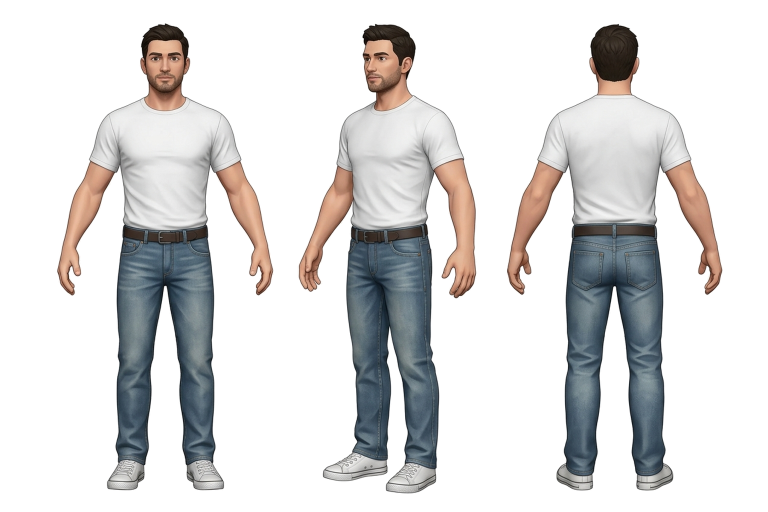
#> input picture renders/buoc_01/001 Dude mặc định.webp, 1536 x 1024 px (shown at 1/2 size)
$ python optimize_textures.py ../../renders/buoc_01
#> lines starting #> are read from the running program, lines starting #| are printed output that depends on the picture
#!/usr/bin/env python3
"""Mobile texture budget optimizer for Dude Chaos Wars (§1.9.7 & §3.3).

Clamps oversized textures to mobile atlas caps (default 2048 for vehicles/buildings,
1024 for props/small assets), aligns dimensions to multiples of 4 for ASTC/ETC2 block
compression, strips non-essential metadata, and reports byte savings.
"""

from __future__ import annotations

import argparse
import sys
from pathlib import Path
from PIL import Image

LARGE_PREFIXES = ("VEH_", "BLD_", "veh_", "bld_")


def target_cap_for(filename: str, default_max: int) -> int:
    if filename.startswith(LARGE_PREFIXES):
        return max(default_max, 2048)
    return default_max


def align_multiple_of_4(val: int) -> int:
    return max(4, (val // 4) * 4)


def process_texture(src: Path, dst: Path, max_dim: int, dry_run: bool) -> tuple[int, int, bool]:
#> called with max_dim = 1024, dry_run = False
    orig_bytes = src.stat().st_size
    cap = target_cap_for(src.name, max_dim)

    with Image.open(src) as img:
#> img is the input picture: PIL image 1536x1024 RGB; mean R, G, B 218.7, 218, 217.9
        w, h = img.size
#> w = 1536; h = 1024
        scale = min(1.0, cap / max(w, h))
#> scale = 0.667
        new_w = align_multiple_of_4(int(round(w * scale)))
#> new_w = 1024
        new_h = align_multiple_of_4(int(round(h * scale)))
#> new_h = 680
        resized = (new_w, new_h) != (w, h)
#> resized = True

        if dry_run:
            return orig_bytes, orig_bytes, resized

        work = img.resize((new_w, new_h), Image.Resampling.LANCZOS) if resized else img.copy()
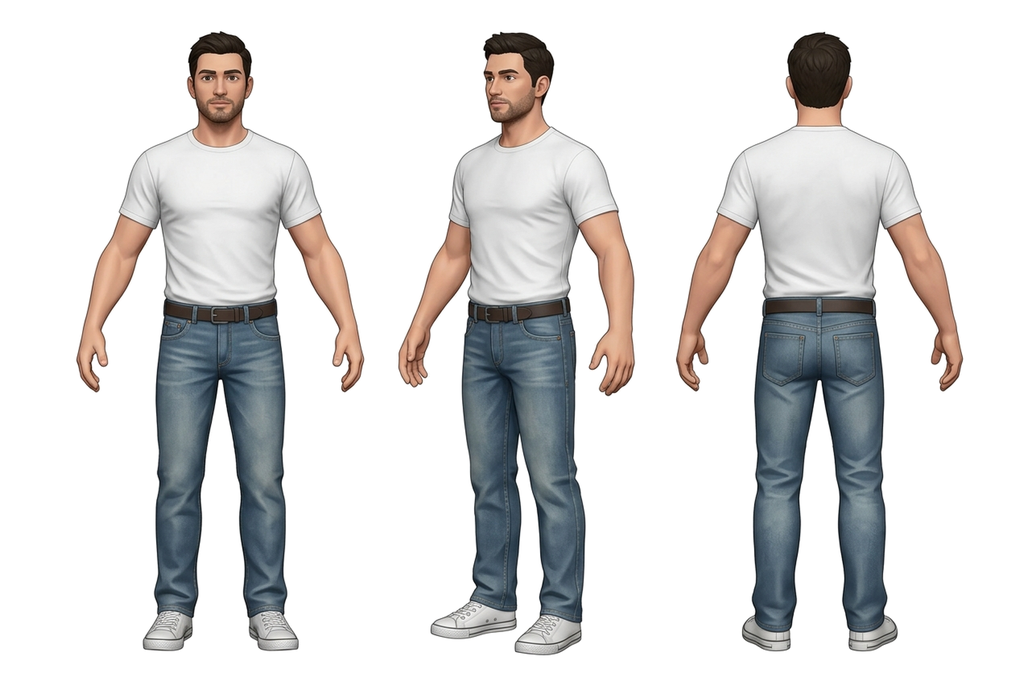
#> work: PIL image 1024x680 RGB; mean R, G, B 218.7, 217.9, 217.8
        dst.parent.mkdir(parents=True, exist_ok=True)
        suffix = dst.suffix.lower()
        if suffix == ".webp":
            work.save(dst, format="WEBP", lossless=True, method=4)
        else:
            work.save(dst, format="PNG", optimize=True)

    new_bytes = dst.stat().st_size
    return orig_bytes, new_bytes, resized


def main() -> int:
    parser = argparse.ArgumentParser(description="Optimize textures for Android URP budget")
    parser.add_argument("input_dir", type=Path, help="Input directory containing PNG/WebP textures")
    parser.add_argument("--out", type=Path, default=None, help="Output directory (defaults to in-place)")
    parser.add_argument("--max-size", type=int, default=1024, help="Default max dimension for props (default: 1024)")
    parser.add_argument("--dry-run", action="store_true", help="Inspect without writing files")
    args = parser.parse_args()

    in_dir: Path = args.input_dir
    out_dir: Path = args.out or in_dir
    if not in_dir.is_dir():
        print(f"ERROR: directory not found: {in_dir}", file=sys.stderr)
        return 1

    files = sorted(
        p for p in in_dir.rglob("*") if p.is_file() and p.suffix.lower() in (".png", ".webp")
    )
    total_before = 0
    total_after = 0
    resized_count = 0

    for src in files:
        rel = src.relative_to(in_dir)
        dst = out_dir / rel
        before, after, resized = process_texture(src, dst, args.max_size, args.dry_run)
#> before = 532826; after = 282926; resized = True
        total_before += before
#> total_before = 532826
        total_after += after
#> total_after = 282926
        if resized:
            resized_count += 1
#> pass 2 of the loop in main, `for src in files:`:
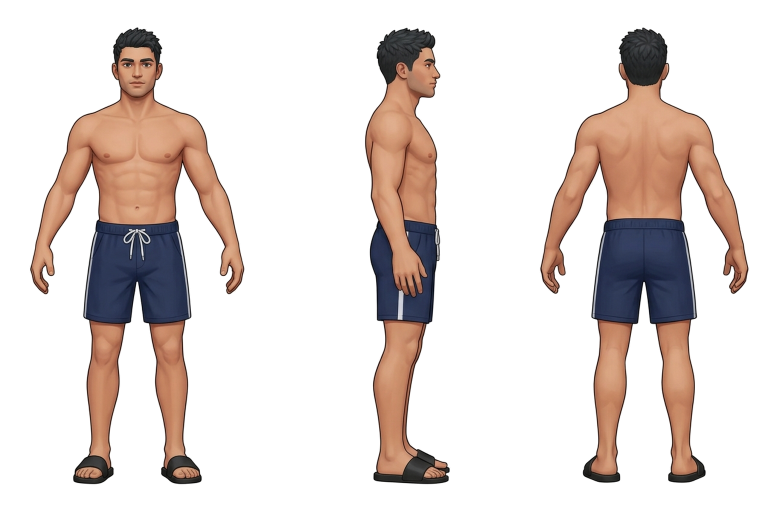
#> input picture renders/buoc_01/008 Dude đồ bơi.webp, 1536 x 1024 px (shown at 1/2 size)
#> in process_texture, img is the input picture: PIL image 1536x1024 RGB; mean R, G, B 226, 216.3, 212.4
#> in process_texture (call 2), `work = img.resize((new_w, new_h), Image.Resampling.LANCZOS) if resized..`:
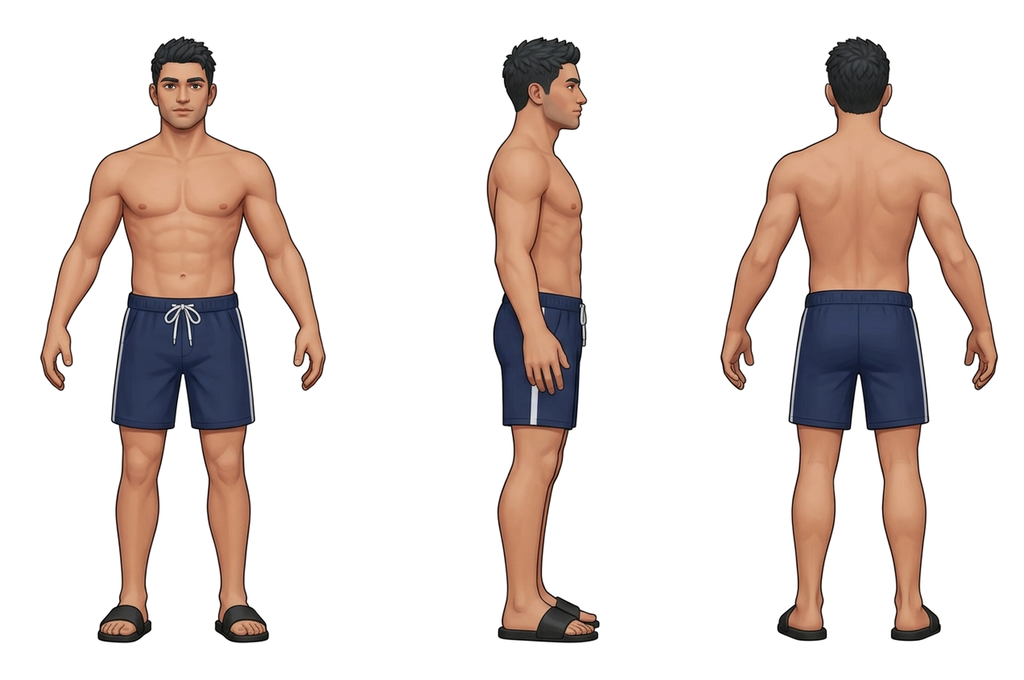
#> work: PIL image 1024x680 RGB; mean R, G, B 226, 216.2, 212.3

    saved = total_before - total_after
#> saved = 456940
    print(
        f"Textures scanned: {len(files)} | Resized/aligned: {resized_count} | "
        f"Before: {total_before:,} B | After: {total_after:,} B | Saved: {saved:,} B"
    )
#| Textures scanned: 2 | Resized/aligned: 2 | Before: 981,980 B | After: 525,040 B | Saved: 456,940 B
    return 0


if __name__ == "__main__":
    raise SystemExit(main())
#> (the program exits here)
